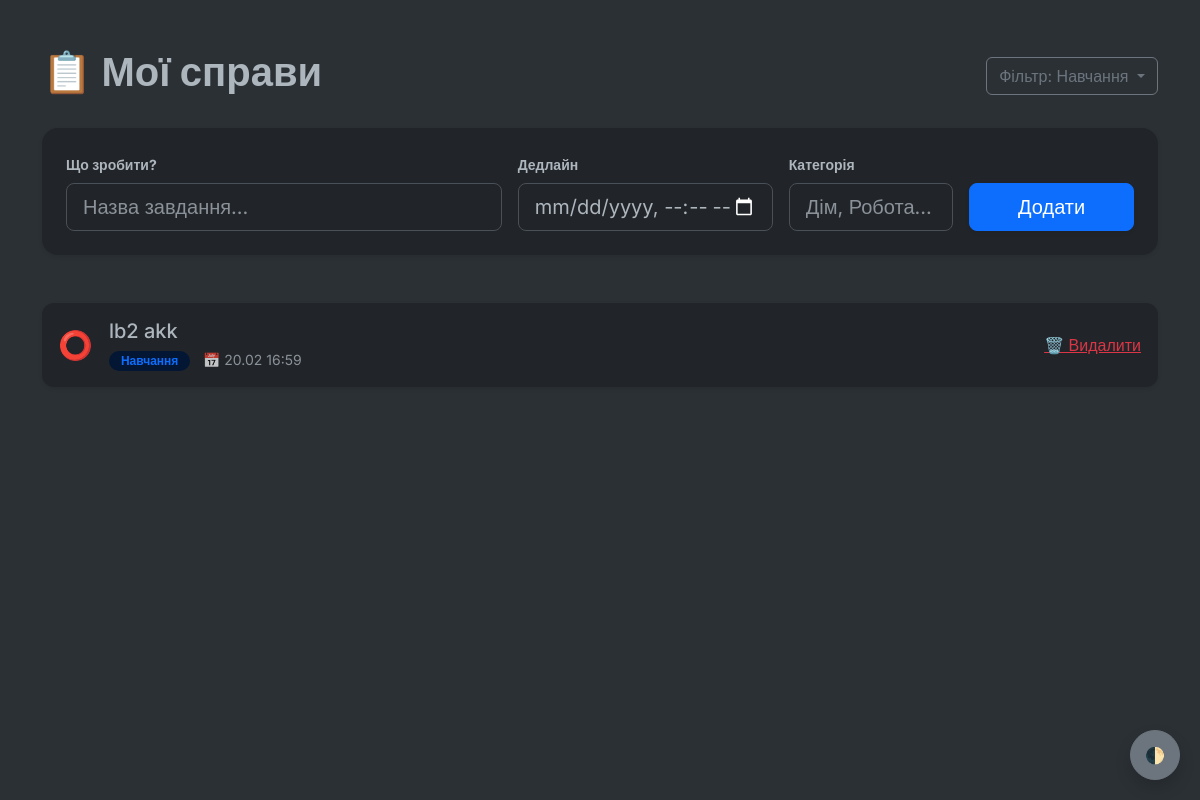
The page /?category=Навчання on the database its author committed.
### main.py (models this page shows)
class TodoDB(Base):
    __tablename__ = "todos"
    id = Column(Integer, primary_key=True, index=True)
    title = Column(String)
    completed = Column(Boolean, default=False)
    deadline = Column(DateTime, nullable=True)
    category = Column(String, default="Загальне")

### main.py (the view)
@app.get("/", response_class=HTMLResponse)
def home(request: Request, category: Optional[str] = None, db: Session = Depends(get_db)):
    all_categories = [c[0] for c in db.query(distinct(TodoDB.category)).all()]
    query = db.query(TodoDB)
    if category:
        query = query.filter(TodoDB.category == category)
    todos = query.order_by(TodoDB.completed.asc(), TodoDB.deadline.asc()).all()
    return templates.TemplateResponse("index.html", {
        "request": request,
        "todos": todos,
        "all_categories": all_categories,
        "current_category": category
    })

### templates/index.html (shortened to what this page needs)
<!DOCTYPE html>
<html lang="uk" data-bs-theme="dark">
<head>
    <link href="https://cdn.jsdelivr.net/npm/bootstrap@5.3.0/dist/css/bootstrap.min.css" rel="stylesheet">
</head>
<body class="bg-body-tertiary">
    <div class="container py-5">
        <div class="d-flex justify-content-between align-items-center mb-4">
            <h1 class="fw-bold">📋 Мої справи</h1>
            <div class="dropdown">
                <button class="btn btn-outline-secondary dropdown-toggle" type="button" data-bs-toggle="dropdown">
                    Фільтр: {{ current_category if current_category else 'Всі' }}
                </button>
            </div>
        </div>
        <div class="card shadow-sm mb-5 p-4 border-0 rounded-4">
            <form action="/add" method="post" class="row g-3">
                <div class="col-md-5">
                    <label class="form-label small fw-bold">Що зробити?</label>
                    <input type="text" name="title" class="form-control form-control-lg shadow-none" placeholder="Назва завдання..." required>
                </div>
                <div class="col-md-3">
                    <label class="form-label small fw-bold">Дедлайн</label>
                    <input type="datetime-local" name="deadline" class="form-control form-control-lg shadow-none">
                </div>
                <div class="col-md-2">
                    <label class="form-label small fw-bold">Категорія</label>
                    <input type="text" name="category" class="form-control form-control-lg shadow-none" placeholder="Дім, Робота...">
                </div>
                <div class="col-md-2 d-flex align-items-end">
                    <button type="submit" class="btn btn-primary btn-lg w-100 shadow-sm">Додати</button>
                </div>
            </form>
        </div>
        <div class="row">
            {% for todo in todos %}
            <div class="col-12 mb-3">
                <div class="card todo-card shadow-sm p-3">
                    <div class="d-flex justify-content-between align-items-center">
                        <div class="d-flex align-items-center">
                            <div class="me-3">
                                <a href="/switch/{{ todo.id }}" class="text-decoration-none fs-3">
                                    {{ '✅' if todo.completed else '⭕' }}
                                </a>
                            </div>
                            <div>
                                <h5 class="mb-1 {{ 'completed' if todo.completed else '' }}">{{ todo.title }}</h5>
                                <span class="badge bg-primary-subtle text-primary category-pill me-2">{{ todo.category }}</span>
                                {% if todo.deadline %}
                                <small class="text-muted">📅 {{ todo.deadline.strftime('%d.%m %H:%M') }}</small>
                                {% endif %}
                            </div>
                        </div>
                        <a href="/delete/{{ todo.id }}" class="btn btn-link text-danger p-0">🗑️ Видалити</a>
                    </div>
                </div>
            </div>
            {% else %}
            <div class="text-center py-5">
                <p class="text-muted">Завдань не знайдено. Створіть своє перше завдання!</p>
            </div>
            {% endfor %}
        </div>
    </div>
    <button class="btn btn-secondary btn-theme shadow" onclick="toggleTheme()">🌓</button>
</body>
</html>

### templates/index.html (style rules this page uses)
body { font-family: 'Inter', sans-serif; transition: background 0.3s; }
.todo-card { transition: transform 0.2s; border: none; border-radius: 12px; }
.category-pill { font-size: 0.75rem; border-radius: 20px; padding: 4px 12px; }
.btn-theme { position: fixed; bottom: 20px; right: 20px; border-radius: 50%; width: 50px; height: 50px; }

### rows shown on the page
TodoDB: category "Навчання", completed "⭕", title "lb2 akk", deadline "20.02 16:59"
